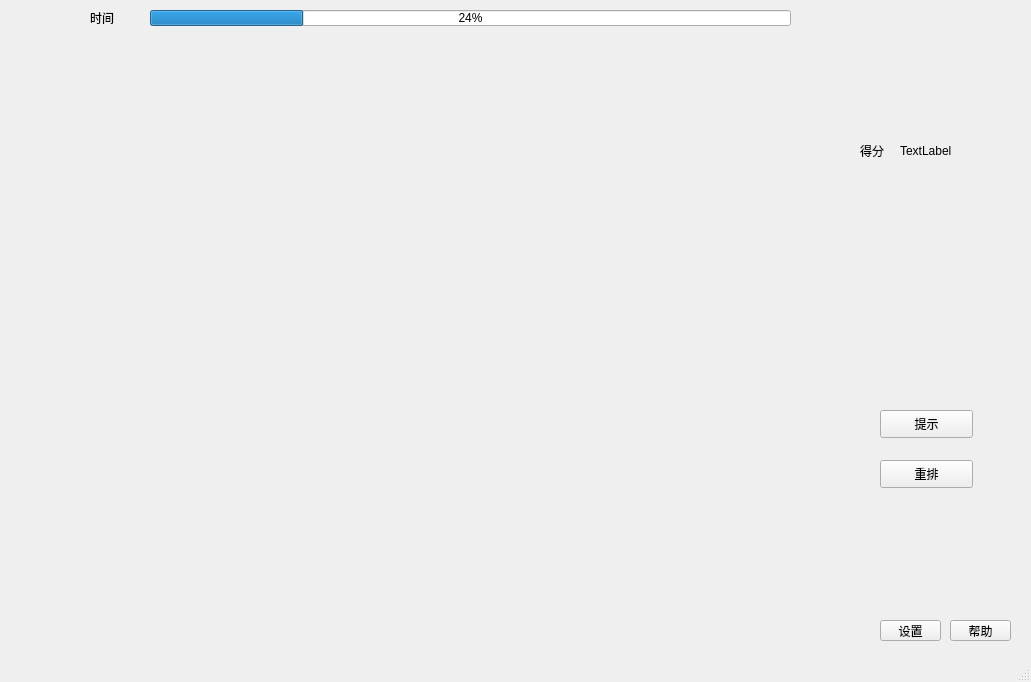
<?xml version="1.0" encoding="UTF-8"?>
<ui version="4.0">
 <class>zhuwin</class>
 <widget class="QMainWindow" name="zhuwin">
  <property name="geometry">
   <rect>
    <x>0</x>
    <y>0</y>
    <width>1031</width>
    <height>682</height>
   </rect>
  </property>
  <property name="windowTitle">
   <string>MainWindow</string>
  </property>
  <property name="styleSheet">
   <string notr="true">background-image: url(:/image/test.bmp);</string>
  </property>
  <widget class="QWidget" name="centralwidget">
   <widget class="QProgressBar" name="timebar">
    <property name="geometry">
     <rect>
      <x>150</x>
      <y>10</y>
      <width>641</width>
      <height>16</height>
     </rect>
    </property>
    <property name="value">
     <number>24</number>
    </property>
   </widget>
   <widget class="QLabel" name="label">
    <property name="geometry">
     <rect>
      <x>90</x>
      <y>10</y>
      <width>31</width>
      <height>16</height>
     </rect>
    </property>
    <property name="text">
     <string>时间</string>
    </property>
   </widget>
   <widget class="QPushButton" name="tishi">
    <property name="geometry">
     <rect>
      <x>880</x>
      <y>410</y>
      <width>93</width>
      <height>28</height>
     </rect>
    </property>
    <property name="text">
     <string>提示</string>
    </property>
   </widget>
   <widget class="QPushButton" name="reset">
    <property name="geometry">
     <rect>
      <x>880</x>
      <y>460</y>
      <width>93</width>
      <height>28</height>
     </rect>
    </property>
    <property name="text">
     <string>重排</string>
    </property>
   </widget>
   <widget class="QPushButton" name="setting">
    <property name="geometry">
     <rect>
      <x>880</x>
      <y>620</y>
      <width>61</width>
      <height>21</height>
     </rect>
    </property>
    <property name="text">
     <string>设置</string>
    </property>
   </widget>
   <widget class="QPushButton" name="help">
    <property name="geometry">
     <rect>
      <x>950</x>
      <y>620</y>
      <width>61</width>
      <height>21</height>
     </rect>
    </property>
    <property name="text">
     <string>帮助</string>
    </property>
   </widget>
   <widget class="QLabel" name="score">
    <property name="geometry">
     <rect>
      <x>900</x>
      <y>140</y>
      <width>51</width>
      <height>21</height>
     </rect>
    </property>
    <property name="text">
     <string>TextLabel</string>
    </property>
   </widget>
   <widget class="QLabel" name="label_2">
    <property name="geometry">
     <rect>
      <x>860</x>
      <y>140</y>
      <width>31</width>
      <height>21</height>
     </rect>
    </property>
    <property name="text">
     <string>得分</string>
    </property>
   </widget>
  </widget>
  <widget class="QStatusBar" name="statusbar"/>
 </widget>
 <resources/>
 <connections/>
</ui>
